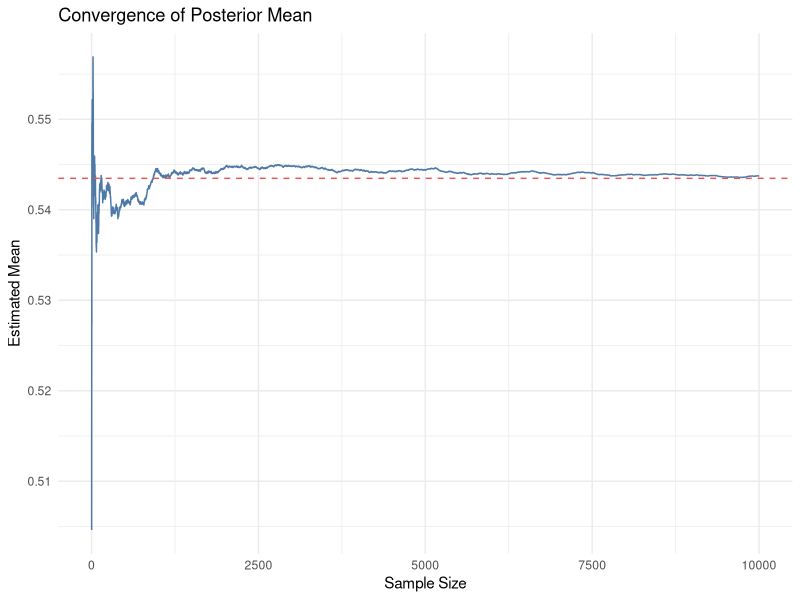
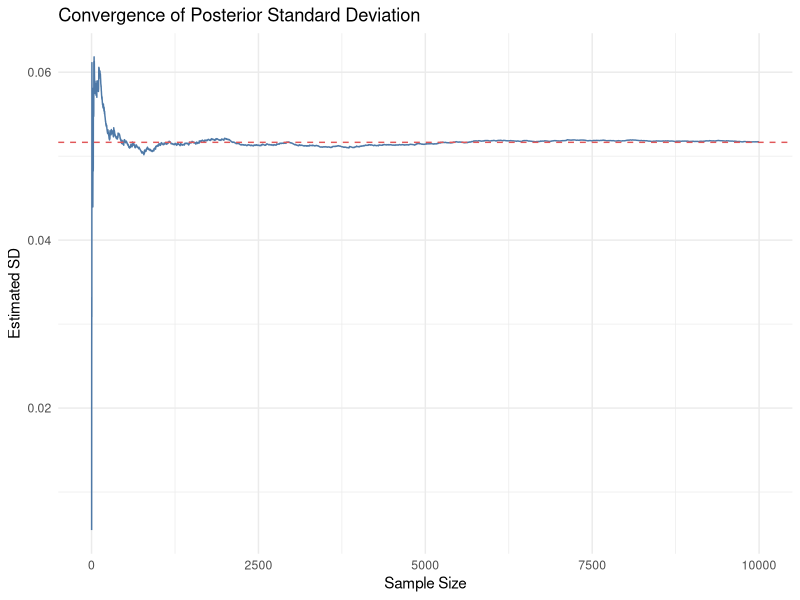
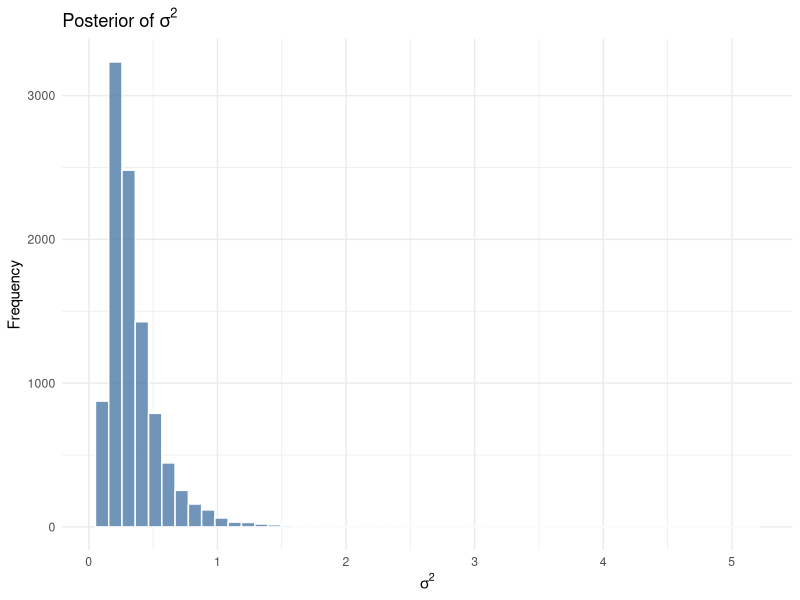
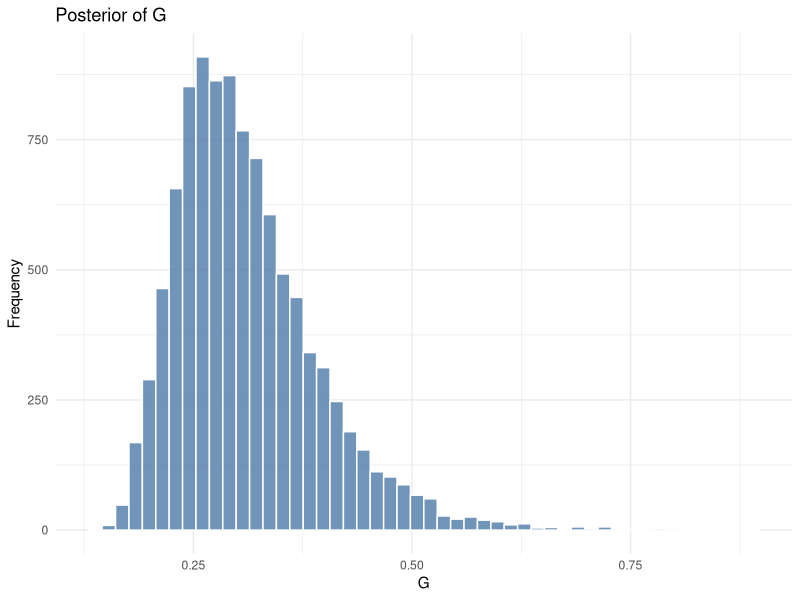
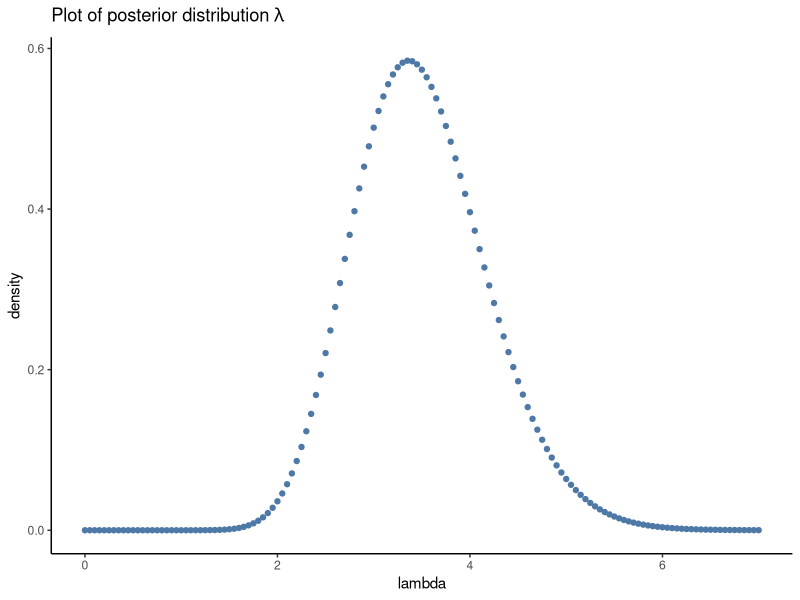

Reproduce these figures in R, in order.
## ---- chunk 1
knitr::opts_chunk$set(echo = TRUE, warning = FALSE, message = FALSE, fig.dim=c(4, 2.5), fig.align='center')
## ---- chunk 2
library(ggplot2)
library(bayestestR)
library(knitr)
## ---- chunk 3
n <- 78
f <- 35
s <- n - f
alpha0 <- 7
beta0 <- 7
alpha <- alpha0 + s
beta <- beta0 + f

true_mean <- alpha / (alpha + beta)
true_sd <- sqrt(alpha * beta / ((alpha + beta)^2 * (alpha + beta + 1)))

set.seed(12345)
draw <- rbeta(10000, shape1 = alpha, shape2 = beta)

mean_vals <- numeric(9999)
sd_vals <- numeric(9999)
for(i in 1:10000){
  mean_vals[i-1] <- mean(draw[1:i])
  sd_vals[i-1] <- sd(draw[1:i])
}

ggplot(mapping = aes(x = seq_along(mean_vals), y = mean_vals)) +
  geom_line(color = "#4E79A7") +
  geom_hline(yintercept = true_mean, color = "#E15759", linetype = "dashed") +
  labs(title = "Convergence of Posterior Mean",
       x = "Sample Size",
       y = "Estimated Mean") +
  theme_minimal()

ggplot(mapping = aes(x = seq_along(sd_vals), y = sd_vals)) +
  geom_line(color = "#4E79A7") +
  geom_hline(yintercept = true_sd, color = "#E15759", linetype = "dashed") +
  labs(title = "Convergence of Posterior Standard Deviation",
       x = "Sample Size",
       y = "Estimated SD") +
  theme_minimal()
## ---- chunk 4
y <- c(22, 33, 31, 29, 65, 78, 17, 24)
n <- 8
mu <- 3.65
tau <- sum((log(y) - mu)^2)/n

set.seed(12345)
samples <- (n * tau) / rchisq(10000, df = n)
ggplot(mapping = aes(x = samples)) +
  geom_histogram(bins = 50, fill = "#4E79A7", color = "white", alpha = 0.8) +
  labs(
    title = expression(paste("Posterior of ", sigma^2)),
    x = expression(sigma^2),
    y = "Frequency"
  ) +
  theme_minimal()
## ---- chunk 5
gini <- 2 * pnorm(sqrt(samples)/sqrt(2), 0, 1) - 1
ggplot(mapping = aes(x = gini)) +
  geom_histogram(bins = 50, fill = "#4E79A7", color = "white", alpha = 0.8) +
  labs(
    title = "Posterior of G",
    x = expression(G),
    y = "Frequency"
  ) +
  theme_minimal()
## ---- chunk 6
ci <- quantile(gini, c(0.025, 0.975))
hpdi <- hdi(gini, ci = 0.95)
table <- data.frame("Lower bound" = c(ci[1], hpdi[1,2]), "Upper bound" = c(ci[2], hpdi[1,3]))
rownames(table) <- c("Equal tail", "HPDI")
kable(table, caption = "Confidence intervals for G")
## ---- chunk 7
#(a)
y <- c(0,2,5,5,7,1,4)
sigma <- 5

#the expression of posterior distribution unnormalized
posterior <- function(lambda,sigma,y){
  s <- sum(y)
  n <- length(y)
  res <- lambda^(s)*exp(-n*lambda-(lambda^2)/(2*sigma^2))
  return(res)
}

lambda_grid <- seq(0,7,by=0.05)

unnormalized <- posterior(lambda_grid,sigma,y)
normalized <- unnormalized/sum(unnormalized*0.05)

#plot(x=lambda_grid,y=normalized,type = "p")
df <- data.frame(lambda=lambda_grid,density=normalized)
ggplot(data=df,mapping = aes(x=lambda,y=density))+
  geom_point(color="#4E79A7")+
  labs(title = expression(paste("Plot of posterior distribution ", lambda))) +
  theme_classic()
## ---- chunk 8
mode_index <- which.max(normalized)
mode <- lambda_grid[mode_index]
